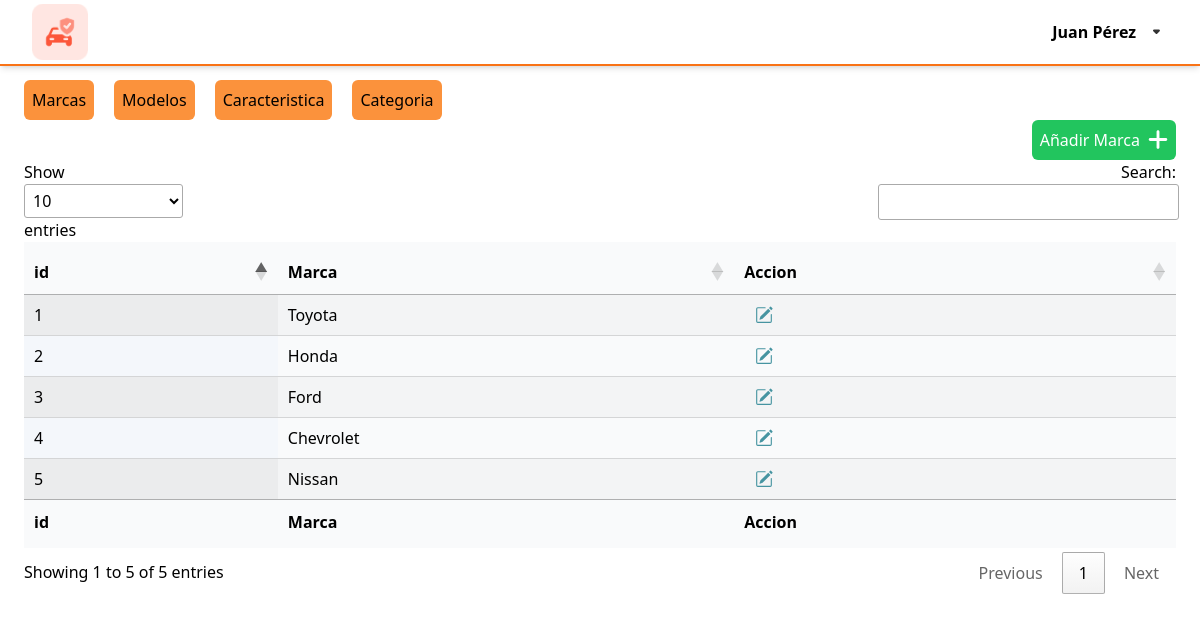
/reportes/venta_usuario.php (signed in), run on an earlier commit of the app's database.
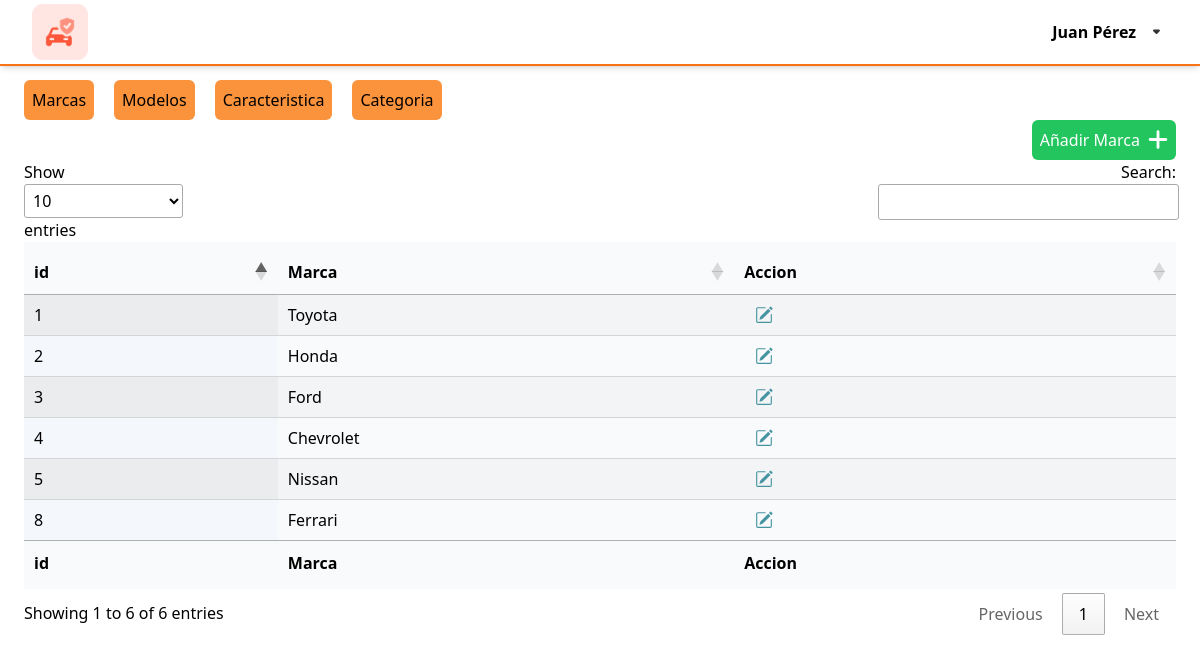
And on a later commit of the database.
### tables this page shows
CREATE TABLE IF NOT EXISTS `vehiculos_marcas` (
  `idVehiculos_Marca` int NOT NULL AUTO_INCREMENT,
  `marca_nombre` varchar(45) NOT NULL,
  PRIMARY KEY (`idVehiculos_Marca`),
  UNIQUE KEY `marca_nombre_UNIQUE` (`marca_nombre`)
);

### reportes/venta_usuario.php (the view, shortened to what this page needs)
<?php session_start();
require("../php/connection.php");
$marcas = $mysqli->query("SELECT * FROM `vehiculos_marcas`");
?>
<!DOCTYPE html>
<html lang="en">
<head>
    <link href="../css/output.css" rel="stylesheet">
    <link href="../css/input.css" rel="stylesheet">
    <link href="../DataTables/datatables.min.css" rel="stylesheet">
</head>
<body>
    <?php include "../pages/nav.php" ?>
    <div class="w-screen p-6 mt-14">
        <div class="w-full  flex gap-5 items-center relative">
            <div class="flex gap-5">
                <button mostrar="#marcas" class="activar bg-orange-400 rounded-md p-2 ">Marcas</button>
                <button mostrar="#modelos" class="activar bg-orange-400 rounded-md p-2">Modelos</button>
                <button mostrar="#caracteristica" class="activar bg-orange-400 rounded-md p-2">Caracteristica</button>
                <button mostrar="#categoria" class="activar bg-orange-400 rounded-md p-2">Categoria</button>
            </div>
        </div>
        <div id="marcas" class="contenedor ">
            <div class="flex justify-end">
                <button class="flex items-cent gap-2 bg-green-500 p-2 rounded-md text-white" data-modal-target="marca-modal" data-modal-toggle="marca-modal">
                    <span>Añadir Marca</span>
                    <div class="w-5">
                        <img class="w-full h-full" src="../svg/add.svg" alt="">
                    </div>
                </button>
            </div>
            <table id="table_marcas" class="display table bg-gray-50 py-2 ">
                <thead>
                    <tr>
                        <th>id</th>
                        <th>Marca</th>
                        <th>Accion</th>
                    </tr>
                </thead>
                <tbody>
                    <?php
                    if ($marcas) {
                        if ($marcas->num_rows > 0) {
                            while ($datos = $marcas->fetch_assoc()) {
                    ?>
                                <tr>
                                    <td><?php echo $datos['idVehiculos_Marca']; ?></td>
                                    <td><?php echo $datos['marca_nombre']; ?></td>
                                    <td>
                                        <div class="flex gap-2 w-12 justify-center overflow-hidden bg-transparent">
                                            <div>
                                                <img onclick='EditarMarca(<?php echo json_encode($datos); ?>)' data-modal-target="marca-modal" data-modal-toggle="marca-modal" class="cursor-pointer" src="../svg/edit.svg" alt="">
                                            </div>
                                        </div>
                                    </td>
                                </tr>
                    <?php
                            }
                        }
                    } else {
                        echo "<tr><td colspan='5'>Error executing the query: " . $mysqli->error . "</td></tr>";
                    }
                    ?>
                </tbody>
                <tfoot>
                    <tr>
                        <th>id</th>
                        <th>Marca</th>
                        <th>Accion</th>
                    </tr>
                </tfoot>
            </table>
        </div>
    </div>
</body>
</html>

What changed in the data, as far as the page shows it:
added vehiculos_marcas: idVehiculos_Marca "8", marca_nombre "Ferrari"
Also different on the page:
text written by a page script: "Show entries Search: Showing 1 to 5 of 5 entries Previous 1 Next" → "Show entries Search: Showing 1 to 6 of 6 entries Previous 1 Next"
